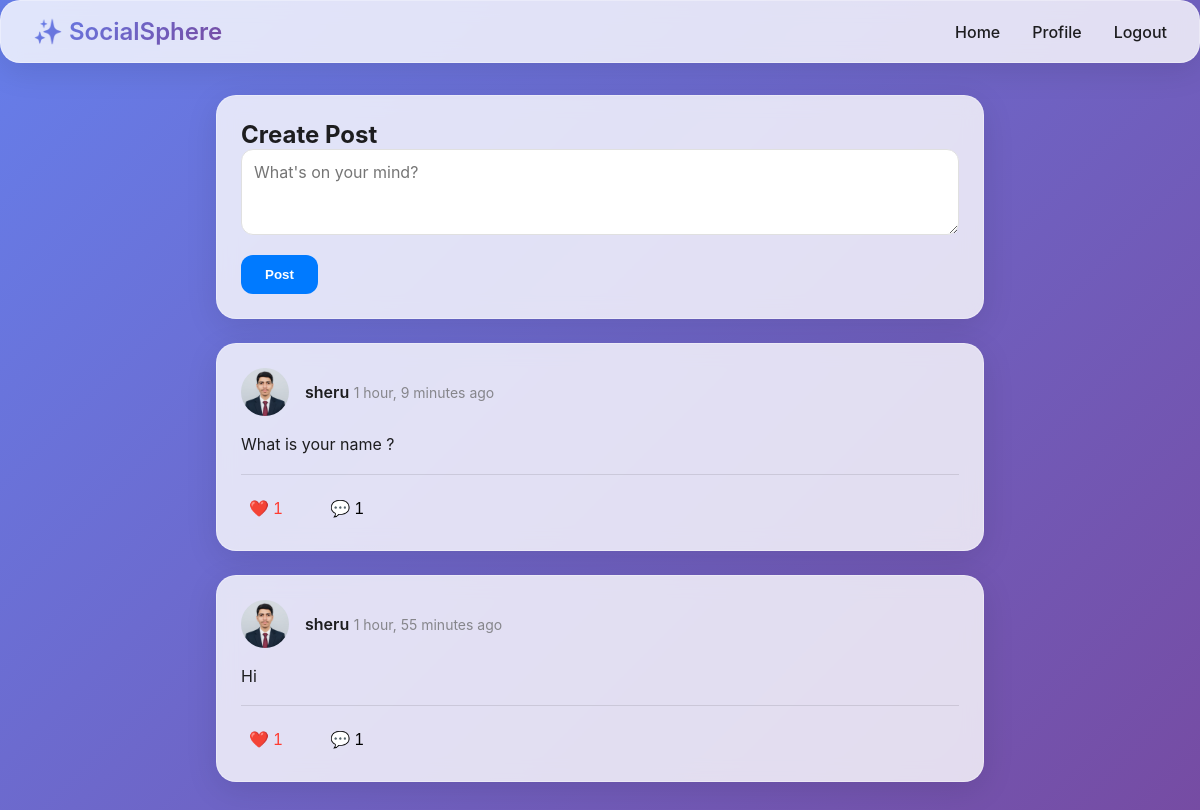
/ (signed in), run on the app's committed database.
### core/models.py (models this page shows, shortened)
class Post(models.Model):
    user = models.ForeignKey(
        settings.AUTH_USER_MODEL,
        on_delete=models.CASCADE,
        related_name='posts'
    )
    content = models.TextField(max_length=500)
    likes = models.ManyToManyField(
        settings.AUTH_USER_MODEL,
        related_name='liked_posts',
        blank=True
    )
    created_at = models.DateTimeField(auto_now_add=True)
    updated_at = models.DateTimeField(auto_now=True)
    class Meta:
        ordering = ['-created_at']
    @property
    def like_count(self):
        return self.likes.count()
    @property
    def comment_count(self):
        return self.comments.count()

class User(AbstractUser):
    bio = models.TextField(max_length=500, blank=True)
    profile_picture = models.ImageField(upload_to='profile_pics/', null=True, blank=True)
    followers = models.ManyToManyField(
        'self',
        symmetrical=False,
        related_name='following',
        blank=True
    )
    created_at = models.DateTimeField(auto_now_add=True)
    updated_at = models.DateTimeField(auto_now=True)
    class Meta:
        ordering = ['-date_joined']

### core/views.py (the view)
# urls.py: path('', views.index, name='index'),
@login_required
def index(request):
    following_users = request.user.following.all()
    posts = Post.objects.filter(
        Q(user=request.user) | Q(user__in=following_users)
    ).distinct()
    if request.method == 'POST':
        form = PostForm(request.POST)
        if form.is_valid():
            post = form.save(commit=False)
            post.user = request.user
            post.save()
            return redirect('index')
    else:
        form = PostForm()
    context = {
        'posts': posts,
        'form': form,
        'user': request.user
    }
    return render(request, 'index.html', context)

### core/forms.py
class PostForm(forms.ModelForm):
    class Meta:
        model = Post
        fields = ('content',)
        widgets = {
            'content': forms.Textarea(attrs={
                'placeholder': 'What\'s on your mind?',
                'rows': 3,
                'class': 'post-input'
            })
        }

### templates/index.html (shortened to what this page needs)
{% extends 'base.html' %}
{% load static %}
{% block content %}
<div class="feed-container">
    <div class="create-post glass-card">
        <h2>Create Post</h2>
        <form method="POST" id="post-form">
            {{ form.content }}
            <button type="submit" class="btn-primary">Post</button>
        </form>
    </div>
    <div class="posts-feed">
        {% for post in posts %}
            <div class="post-card glass-card" data-post-id="{{ post.id }}">
                <div class="post-header">
                    <img src="{% if post.user.profile_picture %}{{ post.user.profile_picture.url }}{% else %}https://via.placeholder.com/40{% endif %}"
                         alt="{{ post.user.username }}" class="avatar">
                    <div class="post-user-info">
                        <a href="{% url 'profile' post.user.username %}" class="username">{{ post.user.username }}</a>
                        <span class="timestamp">{{ post.created_at|timesince }} ago</span>
                    </div>
                </div>
                <div class="post-content">
                    <p>{{ post.content }}</p>
                </div>
                <div class="post-actions">
                    <button class="action-btn like-btn {% if user in post.likes.all %}liked{% endif %}"
                            data-post-id="{{ post.id }}">
                        ❤️ <span class="like-count">{{ post.like_count }}</span>
                    </button>
                    <button class="action-btn comment-btn" data-post-id="{{ post.id }}">
                        💬 <span class="comment-count">{{ post.comment_count }}</span>
                    </button>
                </div>
            </div>
        {% empty %}
            <div class="empty-state glass-card">
                <p>No posts yet. Follow some users to see their posts!</p>
            </div>
        {% endfor %}
    </div>
</div>
{% endblock %}

### static/css/style.css (style rules this page uses)
:root { --primary-color: #007aff; --primary-dark: #0051d5; --background: #f5f5f7; --text-primary: #1d1d1f; --text-secondary: #86868b; --card-bg: rgba(255, 255, 255, 0.8); --glass-border: rgba(255, 255, 255, 0.3); }
* { margin: 0; padding: 0; box-sizing: border-box; }
body { font-family: -apple-system, BlinkMacSystemFont, 'Segoe UI', Roboto, Helvetica, Arial, sans-serif; background: linear-gradient(135deg, #667eea 0%, #764ba2 100%); color: var(--text-primary); min-height: 100vh; }
.glass-nav, .glass-card, .auth-card { background: var(--card-bg); backdrop-filter: blur(10px); border: 1px solid var(--glass-border); border-radius: 20px; box-shadow: 0 8px 32px rgba(0, 0, 0, 0.1); }
.glass-card { padding: 1.5rem; margin-bottom: 1.5rem; transition: transform 0.3s, box-shadow 0.3s; }
.create-post textarea, .comment-form textarea { width: 100%; padding: 0.75rem; border: 1px solid #e0e0e0; border-radius: 12px; font-family: inherit; font-size: 1rem; resize: vertical; margin-bottom: 1rem; }
.btn-primary, .btn-secondary, .btn-small { padding: 0.75rem 1.5rem; border: none; border-radius: 12px; font-weight: 600; cursor: pointer; transition: all 0.3s; }
.btn-primary { background: var(--primary-color); color: white; }
.post-header { display: flex; align-items: center; gap: 1rem; margin-bottom: 1rem; }
.avatar { width: 48px; height: 48px; border-radius: 50%; object-fit: cover; }
.username { font-weight: 600; text-decoration: none; color: var(--text-primary); }
.timestamp { font-size: 0.875rem; color: var(--text-secondary); }
.post-content { margin-bottom: 1rem; line-height: 1.6; }
.post-actions { display: flex; gap: 2rem; border-top: 1px solid rgba(0, 0, 0, 0.1); padding-top: 1rem; }
.action-btn { background: none; border: none; cursor: pointer; font-size: 1rem; padding: 0.5rem; border-radius: 8px; transition: background 0.3s; }
.like-btn.liked { color: #ff3b30; }

### data on the page
Post: user.profile_picture (picture), user.username "sheru", created_at "1 hour, 9 minutes", content "What is your name ?", like_count "1", comment_count "1"
Post: user.profile_picture (picture), user.username "sheru", created_at "1 hour, 55 minutes", content "Hi", like_count "1", comment_count "1"
